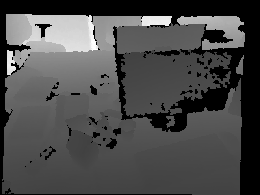
%> input picture matlab_scripts/dep1.png, 260 x 195 px, shrunk from 640 x 480 before the run
$ octave generate_pointcloud.m   (GNU Octave 9; MATLAB toolbox functions it lacks are replaced by stand-ins)
%> lines starting %> are read from the running program, lines starting %| are printed output that depends on the picture
% Generate pointcloud from depth image
% Nived Chebrolu
% April 8, 2015
% Note: This program is not efficient for big images (O(N2))

close all; clc;
% Read the depth image
I = imread('dep1.png');
%> I is the input picture: size 195x260 uint16; min 0, max 18200, mean 5342.5
rows = size(I,1);
%> rows = 195
cols = size(I,2);
%> cols = 260
figure;
imshow(I);

% Camera Parameters
f = 525.0;     % Focal length
cX = 319.5;  % Center X
cY = 239.5;  % Center Y
sf = 5000.0;   % Scaling Factor
X3d = [];    % 3D point cloud

for i = 1:rows
    for j =1:cols
       Z = double(I(i,j))/sf;
       if(Z>0)
            X =  ((i-cX)*Z)/f;
            Y =  ((j-cY)*Z)/f;
            P = [X, Y, Z];
            X3d = [X3d; P];
       end
    end
end
%> after the loop, P = [-0.227 0.000912 0.958]; X = -0.227; Y = 0.000912

% Plot 3D Points
 figure;
 plot3(X3d(:,1), X3d(:,2), X3d(:,3),'.')
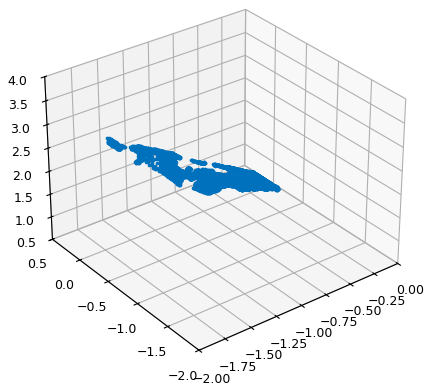
%> figure redrawn from the program's plot data

$ run again, with matlab_scripts/dep2.png copied over matlab_scripts/dep1.png
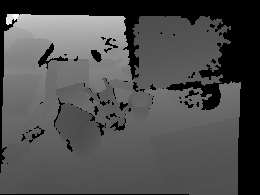
%> input picture matlab_scripts/dep2.png, 260 x 195 px, shrunk from 640 x 480 before the run
%> I is the input picture: size 195x260 uint16; min 0, max 10822, mean 3332.2
%> after the loop `for i = 1:rows`: P = [-0.159 -0.00192 0.672]; X = -0.159; Y = -0.00192
%> `plot3(X3d(:,1), X3d(:,2), X3d(:,3),'.')`:
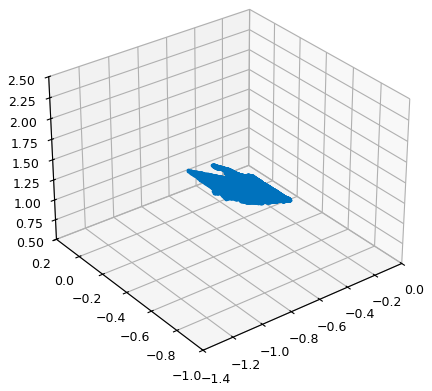
%> figure redrawn from the program's plot data

$ run again, with matlab_scripts/dep200.png copied over matlab_scripts/dep1.png
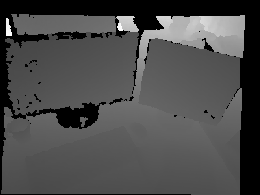
%> input picture matlab_scripts/dep200.png, 260 x 195 px, shrunk from 640 x 480 before the run
%> I is the input picture: size 195x260 uint16; min 0, max 14300, mean 4244.2
%> after the loop `for i = 1:rows`: P = [-0.219 0.000878 0.922]; X = -0.219; Y = 0.000878
%> `plot3(X3d(:,1), X3d(:,2), X3d(:,3),'.')`:
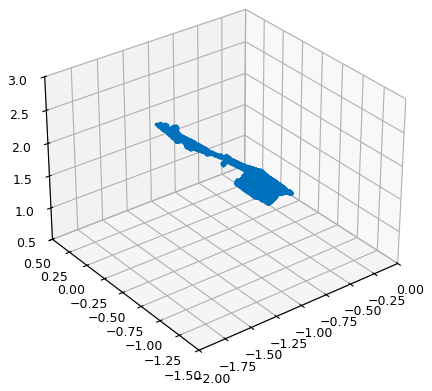
%> figure redrawn from the program's plot data

$ run again, with matlab_scripts/dep270.png copied over matlab_scripts/dep1.png
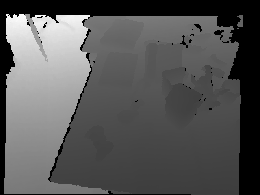
%> input picture matlab_scripts/dep270.png, 260 x 195 px, shrunk from 640 x 480 before the run
%> I is the input picture: size 195x260 uint16; min 0, max 16165, mean 5500.8
%> after the loop `for i = 1:rows`: P = [-0.187 -0.00075 0.788]; X = -0.187; Y = -0.00075
%> `plot3(X3d(:,1), X3d(:,2), X3d(:,3),'.')`:
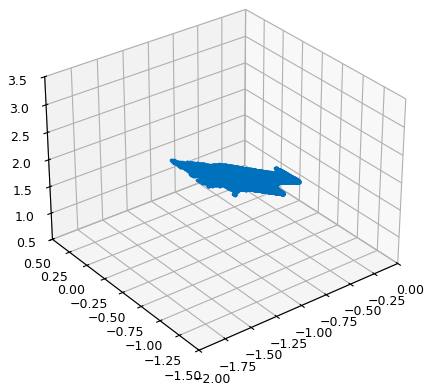
%> figure redrawn from the program's plot data
